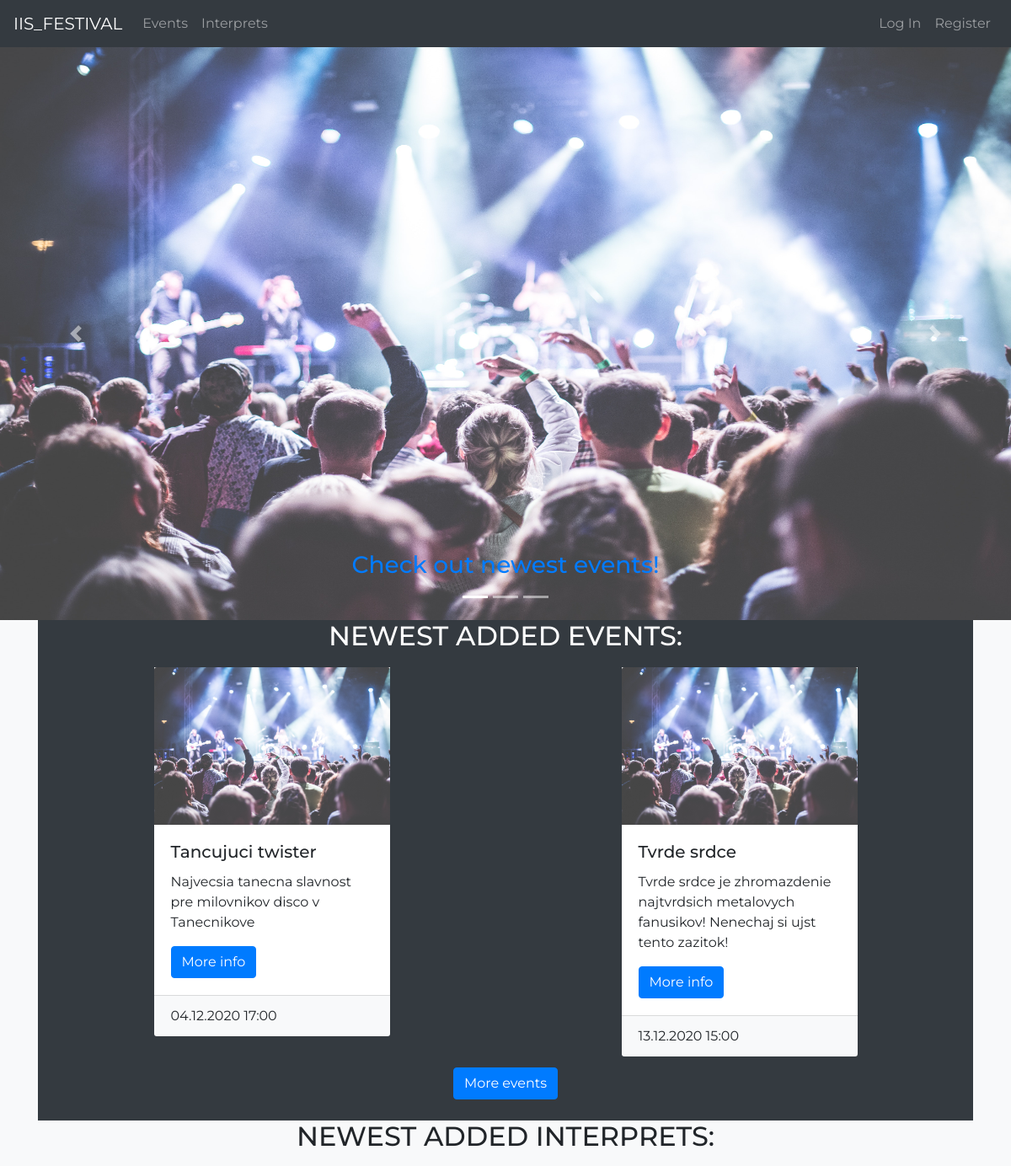
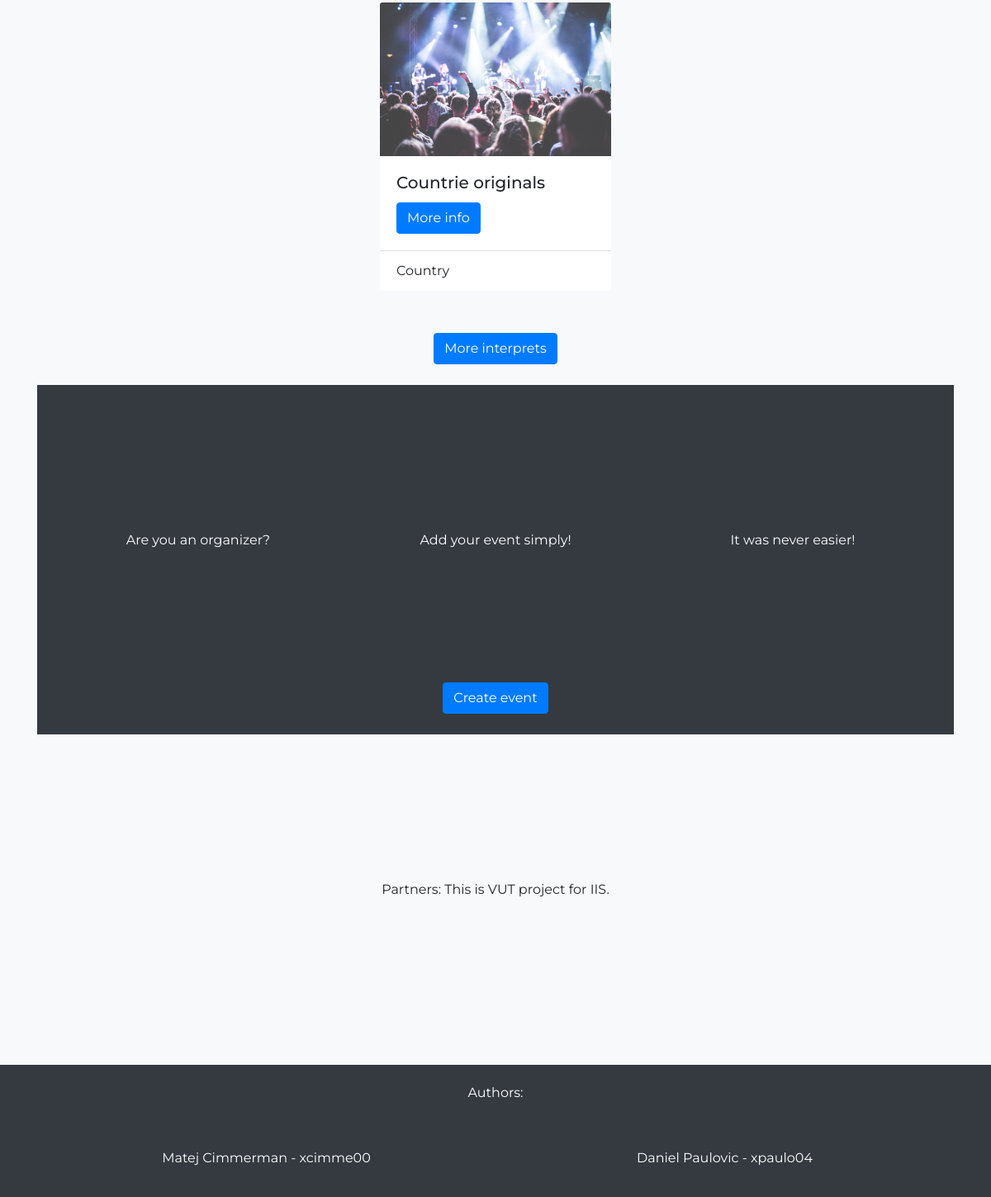
The page / on the database its author committed (2 pictures, top to bottom).
### tables this page shows
CREATE TABLE EVENTS (
    EventID int PRIMARY KEY AUTO_INCREMENT NOT NULL,
    Name varchar(128) NOT NULL,
    Describtion varchar(255),
    Address varchar(128) NOT NULL,
    Start_date varchar(32) NOT NULL,
    Start_time varchar(32) NOT NULL,
    End_date varchar(32) NOT NULL,
    End_time varchar(32) NOT NULL,
    Price float(24) NOT NULL,
    Capacity int NOT NULL,
    Reserved int NOT NULL,
    MaxCapacity int NOT NULL,
    UserID int NOT NULL,
    FOREIGN KEY (UserID) REFERENCES USERS(UserID)
);

CREATE TABLE INTERPRET (
    InterpretID int PRIMARY KEY AUTO_INCREMENT NOT NULL,
    Owner int,
    Describtion varchar(255),
    FOREIGN KEY (Owner) REFERENCES USERS(UserID),
    Name varchar(128)
);

CREATE TABLE GENRE (
    GenreID int PRIMARY KEY AUTO_INCREMENT NOT NULL,
    GenreName varchar(32)
);

### src/php/includes/general_functions.include.php (called while the page is built, shortened)
<?php
function get_genre_byid($conn, $genre_id)
{
    $sql = "SELECT * FROM GENRE WHERE GenreID = ?;";
    $stmt = mysqli_stmt_init($conn);
    if(!mysqli_stmt_prepare($stmt, $sql))
    {
        header("location: ../../create_event.php?error=stmt_failed");
        exit();
    }
    mysqli_stmt_bind_param($stmt, "i", $genre_id);
    mysqli_stmt_execute($stmt);
    $result = mysqli_stmt_get_result($stmt);
    if($row = mysqli_fetch_assoc($result))
    {
        return $row;
    }
    else
    {
        $result = false;
        return $result;
    }
}
function get_allinterprets_genres($conn, $interpret_id)
{
    $sql = "SELECT * FROM INTERPRET_GENRES WHERE InterpretID = $interpret_id;";
    $stmt = mysqli_query($conn, $sql);
    $data = array();
    while ($row = mysqli_fetch_array($stmt)) {
        $data[] = $row;
    }
    return $data;
}
function six_newest_events($conn)
{
    $query = "SELECT * FROM EVENTS ORDER BY `EVENTS`.`EventID` DESC;";
    $result = mysqli_query($conn, $query);
    $data = array();
    $i = 0;
    while($row = mysqli_fetch_assoc($result))
    {
        $data[] = $row;
    }
    return $data;
}
function six_newest_interprets($conn)
{
    $query = "SELECT * FROM INTERPRET ORDER BY `INTERPRET`.`InterpretID` DESC;";
    $result = mysqli_query($conn, $query);
    $data = array();
    $i = 0;
    while($row = mysqli_fetch_assoc($result))
    {
        $data[] = $row;
    }
    return $data;
}

### src/index.php (the view, shortened to what this page needs)
<?php
    include_once 'header.php';
?>
    <div id="carouselExampleIndicators" class="carousel slide" data-ride="carousel">
        <ol class="carousel-indicators">
            <li data-target="#carouselExampleIndicators" data-slide-to="0" class="active"></li>
            <li data-target="#carouselExampleIndicators" data-slide-to="1"></li>
            <li data-target="#carouselExampleIndicators" data-slide-to="2"></li>
        </ol>
        <div class="carousel-inner">
            <div class="carousel-item active">
                <img src="img/carousel/carousel1.jpg" class="d-block w-100 carouselimage" alt="...">
                <div class="carousel-caption d-none d-md-block">
                    <a href="#events"> <h3>Check out newest events!</h3> </a>
                </div>
            </div>
        </div>
        <a class="carousel-control-prev" href="#carouselExampleIndicators" role="button" data-slide="prev">
            <span class="carousel-control-prev-icon" aria-hidden="true"></span>
        </a>
        <a class="carousel-control-next" href="#carouselExampleIndicators" role="button" data-slide="next">
            <span class="carousel-control-next-icon" aria-hidden="true"></span>
        </a>
    </div>
    <div class="container">
        <div class="bg-dark" id="events">
            <h2 class="text-center text-uppercase text-white">Newest added events:</h2>
            <div class="container row">
                <?php
                    require_once "php/includes/database_handler.include.php";
                    require_once "php/includes/general_functions.include.php";
                    $data = six_newest_events($conn);
                    foreach($data as $event):
                        $eventid = $event["EventID"];
                        $evetname = $event["Name"];
                        $describtion =  $event["Describtion"];
                        $starts = $event["Start_date"]." ".$event["Start_time"];
                        echo "
                        <div class=\"card-index mx-auto card-event-index\" style=\"width: 18rem; margin-top: 10px; margin-bottom: 60px;\">
                            <img src=\"img/carousel/carousel1.jpg\" class=\"card-img-top\">
                            <div class=\"card-body\">
                                <h5 class=\"card-title\">$evetname</h5>
                                <p class=\"card-text\">$describtion</p>
                                <a href=\"event.php?id=$eventid\" class=\"btn btn-primary\">More info</a>
                            </div>
                            <div class=\"card-footer bg-light\">
                                $starts
                            </div>
                        </div>
                        ";
                    endforeach;
                    echo "
            </div>
                    ";
                    echo "<div class=\"text-center\"> <a style=\"margin-bottom: 25px;\" href=\"events.php\" class=\"btn btn-primary event-btn\">More events</a> </div>";
                ?>
        </div>
        <div class="bg-light" id="interprets">
        <h2 class="text-center text-uppercase">Newest added interprets:</h2>
            <div class="container row">
                <?php
                    require_once "php/includes/database_handler.include.php";
                    require_once "php/includes/general_functions.include.php";
                    $data = six_newest_interprets($conn);
                    foreach($data as $interpret):
                        $interpretid = $interpret["InterpretID"];
                        $interpretname = $interpret["Name"];
                        $all_genres = get_allinterprets_genres($conn, $interpretid);
                        $genres = "";
                        foreach($all_genres as $genreid):
                            $genre = get_genre_byid($conn, $genreid["GenreID"]);
                            $genres = $genres . " " . $genre["GenreName"];
                        endforeach;
                        echo "
                        <div class=\"card-index mx-auto card-interpret-index\" style=\"width: 18rem; margin-top: 10px; margin-bottom: 60px;\">
                            <img src=\"img/carousel/carousel1.jpg\" class=\"card-img-top\">
                            <div class=\"card-body\">
                                <h5 class=\"card-title\">$interpretname</h5>
                                <a href=\"interpret.php?id=$interpretid\" class=\"btn btn-primary\">More info</a>
                            </div>
                            <div class=\"card-footer bg-white\">
                                $genres
                            </div>
                        </div>
                        ";
                    endforeach;
                    echo "
            </div>
                    ";
                    echo "<div class=\"text-center\"> <a style=\"margin-bottom: 25px;\" href=\"interprets.php\" class=\"btn btn-primary event-btn\">More interprets</a> </div>";
                ?>
        </div>
        <div class="bg-dark" id="are_u_organizer">
            <div class="container">
                <div class="row text-center text-white">
                    <div style="margin-top: 22vh;" class="col">
                        Are you an organizer?
                    </div>
                    <div style="margin-top: 22vh;" class="col">
                        Add your event simply!
                    </div>
                    <div style="margin-top: 22vh;" class="col">
                        It was never easier!
                    </div>
                </div>
            </div>
            <div class="text-center"> <a style="margin-top:20vh; margin-bottom: 25px;" href="create_event.php" class="btn btn-primary event-btn">Create event</a> </div>
        </div>
        <div class="bg-light" id="partners">
            <div class="container">
                <div class="text-center">
                <div class="row text-center">
                    <div style="margin-top: 22vh;" class="col">
                        Partners: This is VUT project for IIS.
                    </div>
                    </div>
                </div>
            </div>
        </div>
    </div>
<?php
    include_once 'footer.php';
?>

### src/css/main.css (style rules this page uses)
body { font-family: 'Montserrat',sans-serif; min-height: 100%; }
.event-btn { margin-left: 10px; margin-right: 10px; }
.carouselimage { height: 85vh; }
.row { width: 100%; margin: 0; padding: 0; }
.card-event-index { max-width: 280px; max-height: 415px; min-width: 280px; min-height: 415px; margin-top: 20px; margin-bottom: 20px; background-color: white; }
.card-interpret-index { max-width: 280px; max-height: 340px; min-width: 280px; min-height: 340px; margin-top: 20px; margin-bottom: 20px; background-color: white; }
#are_u_organizer { min-height: 50vh; }
#partners { min-height: 50vh; }

### rows shown on the page
events: Name "Tancujuci twister", Describtion "Najvecsia tanecna slavnost pre milovnikov disco v Tanecnikove", starts "04.12.2020 17:00"
events: Name "Tvrde srdce", Describtion "Tvrde srdce je zhromazdenie najtvrdsich metalovych fanusikov! Nenechaj si ujst tento zazitok!", starts "13.12.2020 15:00"
interpret: Name "Countrie originals", genre.GenreName "Country"
